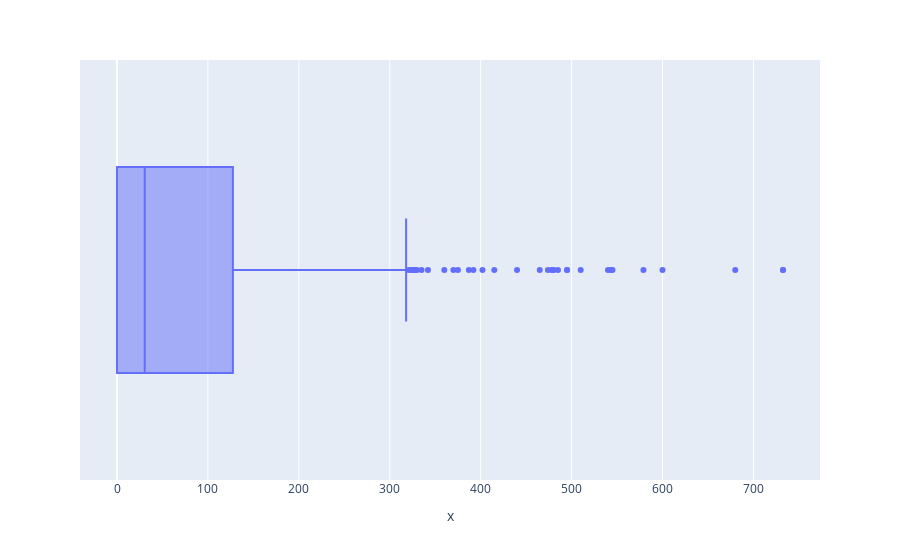

Notebook code cell kept with this figure:
### Markdown cell above
<img src="images/note.webp" alt="note" width="30" height="30"/> `test` değişkeni için aykırı değerleri getirmek istediğimde bunların gelmediğini, baskılandığını görebiliyorum.

### Code cell
fig = px.box([], df['test'])
fig.show()
export_fig_as_png(fig, "fig2")

### Figure 1 — Plotly figure (JSON) as saved in the notebook; plotly's stock layout.template omitted (floating-point values rounded to 4 significant figures; data arrays with more than 128 entries replaced by an {"elided": "..."} marker saying what was removed)
{"data": [{"alignmentgroup": "True", "hovertemplate": "x=%{x}<extra></extra>", "legendgroup": "", "marker": {"color": "#636efa"}, "name": "", "notched": false, "offsetgroup": "", "orientation": "h", "showlegend": false, "type": "box", "x": {"elided": "768 float values"}, "x0": " ", "xaxis": "x", "y0": " ", "yaxis": "y"}], "layout": {"autosize": true, "boxmode": "group", "legend": {"tracegroupgap": 0}, "margin": {"t": 60}, "xaxis": {"anchor": "y", "autorange": true, "domain": [0, 1], "range": [-40.69, 773.2], "title": {"text": "x"}, "type": "linear"}, "yaxis": {"anchor": "x", "autorange": true, "domain": [0, 1], "range": [-0.5, 0.5], "type": "category"}}}
